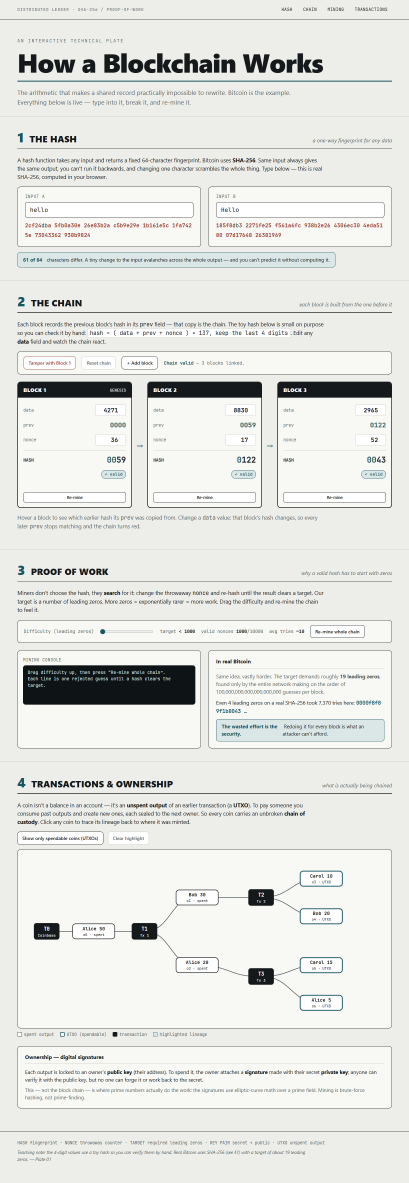
#> input picture docs/images/blockchain-interactive.png, 1225 x 3547 px (shown at 1/3 size); its folder holds 4 pictures in this run
$ python compress-images.py
#> lines starting #> are read from the running program, lines starting #| are printed output that depends on the picture
#!/usr/bin/env python3
from __future__ import annotations
import argparse
import json
from pathlib import Path
from PIL import Image

DEFAULT_EXTS = {'.png', '.jpg', '.jpeg'}


def human(n: int) -> str:
    for unit in ['B', 'KB', 'MB', 'GB']:
        if n < 1024 or unit == 'GB':
            return f"{n:.1f}{unit}" if unit != 'B' else f"{n}B"
        n /= 1024
    return f"{n}B"


def iter_images(root: Path):
    for p in root.rglob('*'):
        if p.is_file() and p.suffix.lower() in DEFAULT_EXTS:
            yield p


def process_image(path: Path, max_width: int, max_height: int, jpeg_quality: int):
#> called with max_width = 2200, max_height = 2200, jpeg_quality = 82
    before_size = path.stat().st_size
    changed = False
    with Image.open(path) as img:
#> img is the input picture: PIL image 1225x3547 RGBA; mean R, G, B, A 227.1, 228.6, 225.2, 255
        fmt = (img.format or path.suffix.replace('.', '')).upper()
#> fmt = 'PNG'
        exif = img.info.get('exif')
        if img.mode not in ('RGB', 'RGBA'):
            img = img.convert('RGBA' if 'A' in img.getbands() else 'RGB')
            changed = True
        width, height = img.size
#> width = 1225; height = 3547
        scale = min(max_width / width if width > max_width else 1.0,
                    max_height / height if height > max_height else 1.0)
#> scale = 0.62
        if scale < 1.0:
            new_size = (max(1, int(width * scale)), max(1, int(height * scale)))
#> new_size = (759, 2200)
            img = img.resize(new_size, Image.LANCZOS)
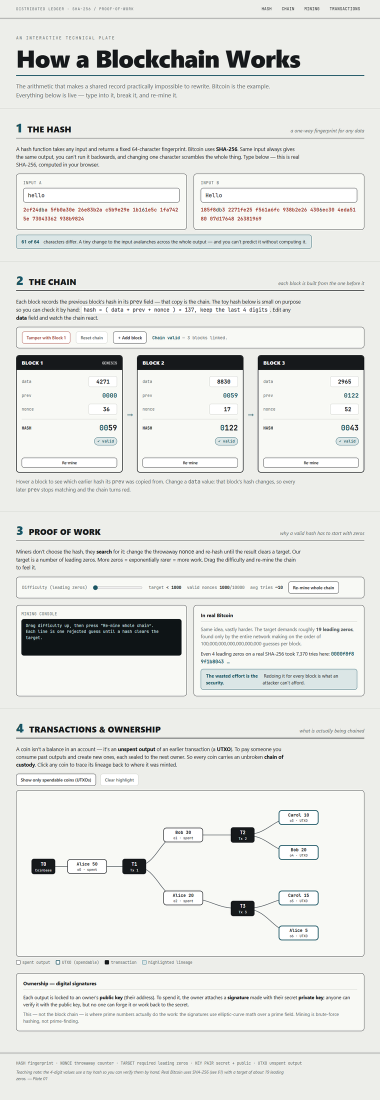
#> img: PIL image 759x2200 RGBA (shown at 1/2 size); mean R, G, B, A 226.9, 228.3, 225.1, 255
            changed = True
        save_kwargs = {'optimize': True}
        if fmt in ('JPG', 'JPEG'):
            if img.mode == 'RGBA':
                img = img.convert('RGB')
            save_kwargs.update({'quality': jpeg_quality, 'progressive': True})
        elif fmt == 'PNG':
            save_kwargs.update({'compress_level': 9})
        if exif:
            save_kwargs['exif'] = exif
        img.save(path, format='JPEG' if fmt == 'JPG' else fmt, **save_kwargs)
    after_size = path.stat().st_size
    if after_size != before_size:
        changed = True
    return {
        'path': str(path),
        'before_bytes': before_size,
        'after_bytes': after_size,
        'before_human': human(before_size),
        'after_human': human(after_size),
        'saved_bytes': before_size - after_size,
        'saved_human': human(max(0, before_size - after_size)),
        'changed': changed,
    }


def main():
    parser = argparse.ArgumentParser(description='Compress images under docs/images in place.')
    parser.add_argument('--root', default='docs/images', help='Root image directory')
    parser.add_argument('--max-width', type=int, default=2200)
    parser.add_argument('--max-height', type=int, default=2200)
    parser.add_argument('--jpeg-quality', type=int, default=82)
    parser.add_argument('--report', default='.image-compress-report.json')
    args = parser.parse_args()

    root = Path(args.root)
    if not root.exists():
        raise SystemExit(f'Root path not found: {root}')

    results = []
    total_before = 0
    total_after = 0
    for img_path in iter_images(root):
        result = process_image(img_path, args.max_width, args.max_height, args.jpeg_quality)
        results.append(result)
        total_before += result['before_bytes']
        total_after += result['after_bytes']
        flag = 'CHANGED' if result['changed'] else 'SKIPPED'
        print(f"[{flag}] {result['path']} :: {result['before_human']} -> {result['after_human']} (saved {result['saved_human']})")

    report = {
        'root': str(root),
        'count': len(results),
        'total_before_bytes': total_before,
        'total_after_bytes': total_after,
        'total_saved_bytes': total_before - total_after,
        'images': results,
    }
    Path(args.report).write_text(json.dumps(report, indent=2), encoding='utf-8')
    print(f"Processed {len(results)} image(s). Total saved: {human(max(0, total_before - total_after))}")
    print(f"Report written to {args.report}")


if __name__ == '__main__':
    main()
